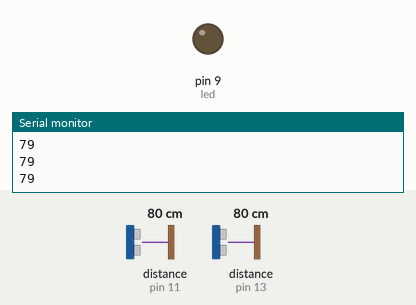
Recording of a sketch running on a simulated Arduino Uno, built with avr-gcc and run on an emulated ATmega328P. On the bench: output pins drawn as LEDs (lit = HIGH), the last lines printed to the serial monitor. Wiring (inferred from the names in the program): 2 × ultrasonic range finder: trigger pin 10, echo pin 11 / trigger pin 12, echo pin 13. The inputs (shaded band) are chosen by the test bench; at power-on: distance to the obstacle (sensors on pin 13, pin 11) 80 cm. The echo pulse lasts 58.3 µs per cm; pins used as bus, display or sensor lines are not drawn.

Above: at 1.2 s.
1.3 s: distance to the obstacle (sensor on pin 13) set to 44 cm
2.8 s: distance to the obstacle (sensor on pin 13) set to 38 cm
At 4.2 s:
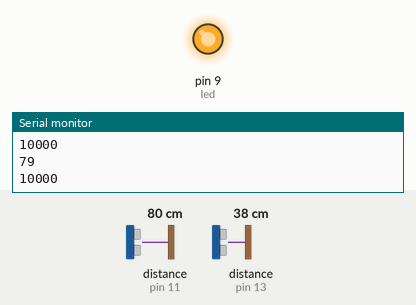
4.6 s: distance to the obstacle (sensor on pin 13) set to 60 cm
At 5.7 s:
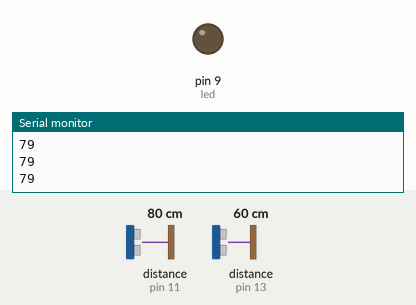
6.1 s: distance to the obstacle (sensor on pin 13) set to 2 cm
At 7.3 s:
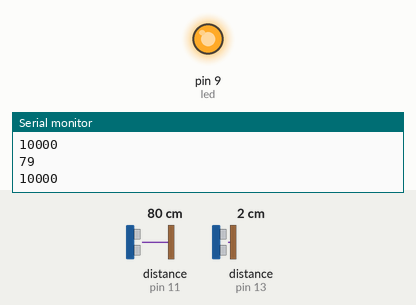
Timing chart, 0 to 8.6 s (numbered marks = the images above; inputs shaded):
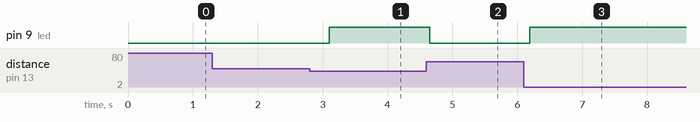

The sketch:

HomeSecuritySystem_-_1_sensor__1_led_version.ino
```cpp
/* This program currently controls both ultrasonic sensors as well as the led */

#define echoPin1 11
#define trigPin1 10
#define echoPin2 13
#define trigPin2 12
#define led 9

long duration, distance,outerSensor,innerSensor;

void setup()
{
  Serial.begin (9600);
  pinMode(trigPin1, OUTPUT);
  pinMode(echoPin1, INPUT);
  pinMode(trigPin2, OUTPUT);
  pinMode(echoPin2, INPUT);
  pinMode(led, OUTPUT);
}

void loop() {
  SonarSensor(trigPin1, echoPin1);
  outerSensor = distance;
  SonarSensor(trigPin2, echoPin2);
  innerSensor = distance;
  ledOn(innerSensor);
  delay(300);

  if(outerSensor>1000){

  }
  else{
  Serial.println(outerSensor);
  }
}

//this function delays the bursts for 10 microseconds to ensure maximum output from sensor.
void SonarSensor(int trigPin,int echoPin)
{
  digitalWrite(trigPin, LOW);
  delayMicroseconds(2);
  digitalWrite(trigPin, HIGH);
  delayMicroseconds(10);
  digitalWrite(trigPin, LOW);
  duration = pulseIn(echoPin, HIGH);

  //convert to centimeters.
  distance = (duration/2) / 29.1;
}

void ledOn(long distance){

  if(distance<40){
    Serial.println(10000);
    digitalWrite(led, HIGH);
  }
  else{
    digitalWrite(led, LOW);
   }
 }
```

Measured:
- the behaviour switches between 41 and 40 cm on distance to the obstacle (sensor on pin 13) (found by bisection; images 0 and 1)
- after the input at 2.8 s, pin 9 (led): LOW → HIGH after 0.30 s
- after the input at 4.6 s, pin 9 (led): HIGH → LOW after 0.05 s
- after the input at 6.1 s, pin 9 (led): LOW → HIGH after 0.09 s
